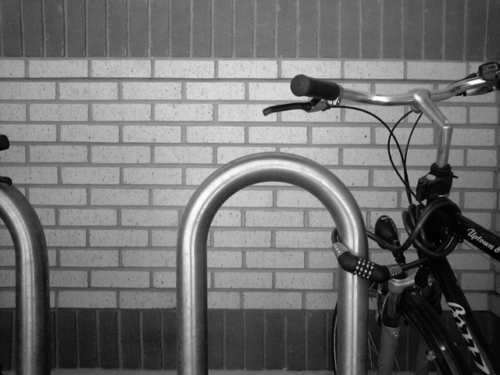
#> input picture images/bikesgray.tif, 500 x 375 px
$ jupyter execute --allow-errors Filtering.ipynb   (shell and % lines are left out)
#> lines starting #> are read from the running program, lines starting #| are printed output that depends on the picture
</td>
<h2 style="white-space: nowrap">Image Processing Laboratory Notebooks</h2>
<hr style="clear:both">
<p style="font-size:0.85em; margin:2px; text-align:justify">
This Juypter notebook is part of a series of computer laboratories which are designed
to teach image-processing programming; they are running on the EPFL's Noto server. They are the practical complement of the theoretical lectures of the EPFL's Master course <b>Image Processing I</b>
(<a href="https://moodle.epfl.ch/course/view.php?id=522">MICRO-511</a>) taught by Prof. M. Unser and Prof. D. Van de Ville.
</p>
<p style="font-size:0.85em; margin:2px; text-align:justify">
The project is funded by the Center for Digital Education and the School of Engineering. It is owned by the <a href="http://bigwww.epfl.ch/">Biomedical Imaging Group</a>.
The distribution or the reproduction of the notebook is strictly prohibited without the written consent of the authors.  &copy; EPFL 2020.
</p>
<p style="font-size:0.85em; margin:0px"><b>Authors</b>:
    <a href="mailto:pol.delaguilapla@epfl.ch">Pol del Aguila Pla</a>,
    <a href="mailto:kay.lachler@epfl.ch">Kay Lächler</a>,
    <a href="mailto:alejandro.nogueronaramburu@epfl.ch">Alejandro Noguerón Arámburu</a>, and
    <a href="mailto:daniel.sage@epfl.ch">Daniel Sage</a>.
</p>
<hr style="clear:both">
<h1>Lab 2: Digital filtering</h1>
<div style="background-color:#F0F0F0;padding:4px">
    <p style="margin:4px;"><b>Released</b>: Thursday November 5, 2020</p>
    <p style="margin:4px;"><b>Submission</b>: <span style="color:red">Friday November 13, 2020</span> (before 11:59PM) on <a href="https://moodle.epfl.ch/course/view.php?id=522">Moodle</a></p>
    <p style="margin:4px;"><b>Grade weigth</b>: 10% of the overall grade</p>
    <p style="margin:4px;"><b>Remote help</b>: Monday November 9 and Thursday November 12, 12h00-13h00, on Zoom (see Moodle for link)</p>
    <p style="margin:4px;"><b>Related lectures</b>: Chapter 3</p>
</div>

### Student Name: Théophane Mayaud
### SCIPER: 272975

Double-click on this cell and fill your name and SCIPER number. Then, run the cell below to verify your identity in Noto and set the seed for random results.

[cell 1]
import getpass
# This line recovers your camipro number to mark the images with your ID
uid = int(getpass.getuser().split('-')[2]) if len(getpass.getuser().split('-')) > 2 else ord(getpass.getuser()[0])
print(f'SCIPER: {uid}')

### <a name="imports_"></a> Imports
In the next cell we import the Python libraries that we will use throughout the lab, as well as the `IPLabViewer()` class for interactive image visualization based on the `ipywidgets` library:
* [`matplotlib.pyplot`](https://matplotlib.org), to display images
* [`ipywidgets`](https://ipywidgets.readthedocs.io/en/latest/), to make the image display interactive
* [`numpy`](https://numpy.org/doc/stable/reference/index.html), for mathematical operations on arrays
* [`openCV` (cv2)](https://docs.opencv.org/2.4/index.html), for image-processing tasks
* [`scipy.ndimage`](https://docs.scipy.org/doc/scipy/reference/ndimage.html), Scipy's specific module for multidimensional image processing
* [`scikit-image` (skimage)](https://scikit-image.org/docs/stable/api/api.html), also for image-processing tasks

We will then load the `IPLabViewer` class (either see the complete documentation [here](https://github.com/Biomedical-Imaging-Group/IPLabImageViewer/wiki/Python-IPLabViewer()-Class), run the Python command `help(viewer)` after loading the class, or refer to [Lab 0: Introduction](./Introductory.ipynb)).

Finally, we load the images you will use in the exercise to test your algorithms.

[cell 2]
# Configure plotting as dynamic

# Import standard required packages for this exercise
import matplotlib.pyplot as plt
import numpy as np
import cv2 as cv
import scipy.ndimage as ndi
import ipywidgets as widgets
import skimage
from skimage import filters
from skimage import io

# Import IPLabViewer() Class
from lib.iplabs import IPLabViewer as viewer

# Load images to be used in this exercise
bikesgray = plt.imread('images/bikesgray.tif')
#> bikesgray is the input picture: shape (375, 500); min 1, max 255, mean 112.2
#> (the rest of this cell did not finish here and is left out)

#> (a cell that did not finish here is left out)

# <a name="filtering_lab"></a> Digital filtering (15 Points)

In this lab you will review the basics of digital image filtering. You will review topics such as separable filters, non-separable filters, filter design, and convolution. Finally, you will program a spot detector using digital filtering techniques.

## <a class="anchor"></a> Index
1. [Edge detection](#-1.-Edge-detection-(3-points))
    1. [Non-separable version](#-1.A.-Non-separable-version-(1-point)) (**1 point**)
    2. [Separable version](#-1.B.-Separable-version-(2-points)) (**2 points**)
    3. [Comparison: Separable vs Non-separable](#-1.C.-Comparison:-Separable-vs-Non-separable)
    4. [Edge detection in Python](#-1.D.-Edge-detection-in-Python)
2. [Implementation and classification of digital filters](#-2.-Implementation-and-classification-of-digital-filters-(3-points)) (**3 points**)
    1. [Mask A](#-2.A.-Mask-A)
    2. [Mask B](#-2.B.-Mask-B)
    3. [Mask C](#-2.C.-Mask-C)
    4. [Mask D](#-2.D.-Mask-D)
    5. [Mask E](#-2.E.-Mask-E)
    6. [Mask F](#-2.F.-Mask-F)
3. [Gaussian filter](#-3.-Gaussian-filter-(4-points))
    1. [Implementation of a 2D Gaussian filter](#-3.A.-Implementation-of-a-2D-Gaussian-filter-(4-points)) (**4 points**)
    2. [Gaussian filter in Python](#-3.B.-Gaussian-filter-in-Python)
4. [Application: Spot detector](#-4.-Application:-Spot-detector-(5-points))
    1. [Difference of Gaussians](#-4.A.-Difference-of-Gaussians-(2-points)) (**2 points**)
    2. [Local maxima](#-4.B.-Local-maxima-(1-point)) (**1 point**)
    3. [Spot detector](#-4.C.-Spot-detector-(2-points)) (**2 points**)

In particular, you will:
* Fully understand the implementation of a digital filter (Sections 1 and 2);
* Learn how to implement filters using different image-processing libraries in Python (Sections 1 and 2);
* Implement a method `gaussian()` for separable Gaussian filtering (Section 3); and
* Develop a practical application of filtering (Section 4).

The goal is for you to fully understand the filtering algorithm at a pixel-by-pixel level (implementing it in JavaScript), and at the same time to learn the standard tools to use filtering in professional image-processing libraries in Python.

<div class=" alert alert-danger">

<b>Important:</b> Each cell that contains code begins with `%use sos` or `%use javascript`. This indicates if the code in this specific cell should be written in Python or JavaScript. Do not change or remove any lines of code that begin with an %. They are used for the notebook to run smoothly with <code>SoS</code> and need to be on the first line of each cell!
</div>

Good luck and enjoy!

### Visualize images
Get familiar now with the images you are going to be using.

Remember that to use the `IPLabViewer` class, you only need to call it with an image (make sure that the image is a `numpy.ndarray`, or a list of such arrays). From there, you can click the button `Show Widgets` and change the plotting range, visualize the histogram, get the statistics, etc.

#> (a cell that did not finish here is left out)

# <a class="anchor"></a> 1. Edge detection (3 points)
[Back to index](#-Index)

As you might remember from the course, edge detection algorithms try to outline steep intesity differences between neighbouring pixels. A common vertical edge detector (detecting changes in the $x$ direction) is the filter represented by the impulse response

$$h[m,n] = \begin{bmatrix} -1 & 0 & 1 \\ -2 & \boxed{0} & 2 \\ -1 & 0 & 1 \end{bmatrix}\,.$$

If pixels neighbouring a given pixel position all have a similar value, the output at that pixel will have a value close to zero after applying the mask. On the other hand, if there is a big difference in the values of the left and right columns, this likely indicates some kind of vertical edge and consequently the output at that location will have either a highly positive or highly negative intensity.

## <a class="anchor"></a> 1.A. Non-separable version (1 point)
[Back to index](#-Index)

In the next cell we provide the method `filterNonSeparable()`. **This function is supposed to perform a convolution** on two input images `img` and `mask`. However, whoever implemented the function (*it certainly wasn't us*) had not heard about the difference between a correlation and a convolution. Long story short, the function does not provide the correct result. **For 1 point**, find the mistake and correct it in the cell below.

<div class="alert alert-info">

**Hint:** The two-dimensional convolution between two images `h` and `f` is given by
$$(h \ast f)[x,y] = \sum_{m \in \mathbb{Z}}\sum_{n \in \mathbb{Z}}f[m,n]h[x-m,y-n]$$
</div>

#> (a cell that did not finish here is left out)

Run the next cell to perform a sanity check (convolution of the mask with an impulse image).

#> (a cell that did not finish here is left out)

### Applying the function

Run the next cell to apply the `filterNonSeparable` function with the mask given above to the images `bikesgray`, `camera` and `spots`.

#> (a cell that did not finish here is left out)

### Visualize the results
We will use the `IPLabViewer` to take a look at the results of the edge detection. Run the next cell to visualize the results and use the `Next` / `Prev` buttons to cycle through the images.

#> (a cell that did not finish here is left out)

## <a class="anchor"></a> 1.B. Separable version (2 points)
[Back to index](#-Index)

In this subsection, you are going to modify the function `filterSeparable()` we provide to implement the separable version of the filter. This function is based on the method `filter1D()` (also declared in the next cell), which takes as input a row/column of the image and a 1D mask and performs a 1D convolution. Recall that separable filters are divided into two 1D masks (`mx` and `my` in the code below).

In the next cell, **for 1 point** complete the method `filterSeparable()` by implementing the column filtering. The row filtering is provided and can be used as a reference.

<div class="alert alert-info">

**Note:** `img.getRow(y)` extracts the $y^{\text{th}}$ row from `img` while `output.putRow(y, new_row)` inserts `new_row` into the $y^{\text{th}}$ row of `output`. Similarly you can use `.getColumn(x)` and `.putColumn(x, new_column)` to extract and insert columns from/to `Image` objects.
</div>
<div class="alert alert-info">

**Hint:** If you don't remember how a separable filter works, review the theory in your course notes.
</div>

#> (a cell that did not finish here is left out)

### 1D masks

In the cell below, **for 1 point** change the masks `mask_x` and `mask_y` to the correct 1D masks corresponding to the separable version of the vertical edge detection filter presented [at the beginning of this exercise](#-1.-Edge-detection-(3-points)).

#> (a cell that did not finish here is left out)

#> (a cell that did not finish here is left out)

### Apply the method on the same images.

Run the next cell to apply the method to the same three images we have been using before.

#> (a cell that did not finish here is left out)

Now run the next one to visualize the results.

#> (a cell that did not finish here is left out)

## <a class="anchor"></a> 1.C. Comparison: Separable vs Non-separable
[Back to index](#-Index)

Did you notice any difference between the separable and non-separable versions of the results? Did you expect any difference?

Explore the two histograms, zoom into different areas of the three images, and see if they are truly equal. There are several tests you can do to measure the equality of both implementations. You can even take the difference between the two images and visualize it (`image1 - image2`), or you can use the different methods provided by NumPy to compare arrays (see [numpy.testing.assert_array_equal](https://numpy.org/doc/stable/reference/generated/numpy.testing.assert_array_equal.html) and [numpy.testing.assert_array_almost_equal](https://numpy.org/doc/stable/reference/generated/numpy.testing.assert_array_almost_equal.html)). Use the next blank cell to do any necessary exploration.

#> (a cell that did not finish here is left out)

## <a class="anchor"></a> 1.D. Edge detection in Python
[Back to index](#-Index)

In Python, the two functions `filterNonSeparable` and `filterSeparable` you implemented above are provided by the [`scipy.ndimage`](https://docs.scipy.org/doc/scipy/reference/ndimage.html) library. They are called [`convolve`](https://docs.scipy.org/doc/scipy/reference/generated/scipy.ndimage.convolve.html) and [`convolve1d`](https://docs.scipy.org/doc/scipy/reference/generated/scipy.ndimage.convolve1d.html), respectively. You can look at their documentation by clicking on their names.

**Example:**

To apply a non-separable filter with a 2D mask `mask` to the image `img` we use:
```python
filtered_img = ndi.convolve(img, mask, output=np.int32)
```
To apply a separable filter with two 1D masks `mask_x` and `mask_y` to the image `img` we use:
```python
# filter the columns
filtered_img = ndi.convolve1d(img, mask_y, axis=0, output=np.int32)
# filter the rows
filtered_img = ndi.convolve1d(filtered_img, mask_x, axis=1, output=np.int32)
```

<div class="alert alert-info">

**Note:** We specify `output=np.int32` in the examples because the default type of the result is the same as that of the input image. In the case of `bikesgray` this would imply `np.uint8` (8-bit unsigned integer). However, we know that the gradient can take large positive and negative values, so an [unsigned integer](https://en.wikipedia.org/wiki/Integer_(computer_science)) is not the right type. Because we know that the result will still be an integer because the mask only contains integers, we choose `np.int32` (32-bit signed integers). Reflect on which output type you would need to select to process `spots` by exploring its values and histogram using the viewer at the beginning of the lab. Make sure to re-run it if it does not respond, only one viewer is active at a time!
</div>

Let's compare the Python implementations to the JavaScript implementations to make sure that we get the same result. Run the cell below to compare the different versions and review your previous code if necessary. If you did everything correctly in Sections [1.A.](#-1.A.-Non-separable-version-(1-point)) and [1.B.](#-1.B.-Separable-version-(2-points)), all four images should look exactly the same!

[cell 15]
# Define the 2D mask
mask = np.array([[-1, 0, 1],[-2, 0, 2],[-1, 0, 1]])
# Apply non-separable Filter
vedge_ndi = ndi.convolve(bikesgray, mask, output=np.int32)
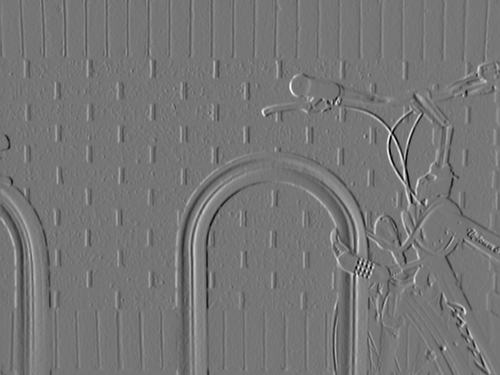
#> vedge_ndi: shape (375, 500) int32; min -583, max 671, mean 0.5; drawn with min black and max white
# Apply separable Filter - we use mask_x and mask_y you defined in the exercise before
# filter the columns
#> (the rest of this cell did not finish here and is left out)

# <a class="anchor"></a> 2. Implementation and classification of digital filters (3 points)
[Back to index](#-Index)

In this exercise, we will look at 6 different digital filters. Your job, **for 3 points**, is to implement each one of the filters in Python, apply them to an image, and classify their visual effect.

Note that you can define a 2D mask in Python with
```python
np.array([[ 1,  2,  3,  4,  5],
          [ 6,  7,  8,  9, 10],
          [11, 12, 13, 14, 15],
          [16, 17, 18, 19, 20],
          [21, 22, 23, 24, 25]])
```
and define a 1D mask in Python with
```python
np.array([1, 2, 3, 4, 5])
```

<div class="alert alert-danger">

**Important:** If the 2D mask is separable, implement it as a separable filter using `ndi.convolve1d` with the appropriate 1D masks. Otherwise, use `ndi.convolve`. Review Section [1.D.](#-1.D.-Edge-detection-in-Python) for an example.
</div>

## <a class="anchor"></a> 2.A. Mask A
[Back to index](#-Index)

In the cell below, **for 0.25 points**, implement the function `filter_A`, which convolves the input image with the filter

$$A =
\begin{bmatrix}
    0 & 0 & 1 & 0 & 0 \\
    0 & 1 & 2 & 1 & 0 \\
    1 & 2 & -16 & 2 & 1 \\
    0 & 1 & 2 & 1 & 0 \\
    0 & 0 & 1 & 0 & 0 \\
\end{bmatrix}\,.$$

Remember to check if the filter is separable, and in that case, implement it in that way.

[cell 16]

# Function that filters img with the mask A
def filter_A(img):
    output = img.copy()

    # Filter the image with mask A

    # YOUR CODE HERE
    # As the filter is non seperable (it has 0 et non 0 on the same columns and lines)
    # We apply non-separable Filter
    mask_a = np.array([[0,0,1,0,0],
                  [0,1,2,1,0],
                  [1,2,-16,2,1],
                  [0,1,2,1,0],
                  [0,0,1,0,0]])
    output = ndi.convolve(output, mask_a, output=np.int32)
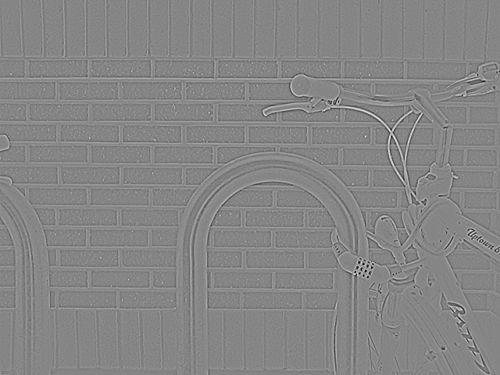
#> output: shape (375, 500) int32; min -1497, max 1356, mean 0; drawn with min black and max white

    return output

Run the next cell to visualize the result of applying `filter_A` to the image `bikesgray`.

[cell 17]
# Apply the function
bikesgray_A = filter_A(bikesgray)
# Visualize the result
plt.close('all')
#> (the rest of this cell did not finish here and is left out)

**For 0.25 points** answer the following question:<br>
Which of the following keywords best describes the visual effect of this filter?

1. isotropic blurring, or
2. vertical blurring, or
3. horizontal blurring, or
4. diagonal blurring, or
5. sharpening, or
6. vertical edge detection, or
7. horizontal edge detection, or
8. diagonal edge detection, or
9. Laplacian: a second order derivative to find edges (maxima and minima), or
10. it has not effect.

[cell 18]
# Assign your answer to this variable
answer = 9
# YOUR CODE HERE

[cell 19]
# Sanity check
assert answer in list(range(1,11)), 'Answer one of 1, 2, 3, 4, 5, 6, 7, 8, 9 or 10'

## <a class="anchor"></a> 2.B. Mask B
[Back to index](#-Index)

In the cell below, **for 0.25 points**, implement the function `filter_B`, which convolves the input image with the filter

$$B =
\begin{bmatrix}
    0 & 1 & 2 & 1 & 0 \\
    1 & 2 & 4 & 2 & 1 \\
    2 & 4 & 8 & 4 & 2 \\
    1 & 2 & 4 & 2 & 1 \\
    0 & 1 & 2 & 1 & 0 \\
\end{bmatrix}\,.$$

Remember to check if the filter is separable, and in that case, implement it in that way.

[cell 20]

# Function that filters img with the mask B
def filter_B(img):
    output = img.copy()

    # Filter the image with mask B

    # YOUR CODE HERE
    # As this is also non separable because of the 0 and non 0 in both line and column, we implement the non separable
    mask_b = np.array([[0,1,2,1,0],
                  [1,2,3,2,1],
                  [2,4,8,4,2],
                  [1,2,3,2,1],
                  [0,1,2,1,0]])
    output = ndi.convolve(output, mask_b, output=np.int32)

    return output

Run the next cell to visualize the result of applying `filter_B` to the image `bikesgray`.

[cell 21]
# Apply the function
bikesgray_B = filter_B(bikesgray)
# Visualize the result
plt.close('all')
#> (the rest of this cell did not finish here and is left out)

**For 0.25 points** answer the following question:<br>
Which of the following keywords best describes the visual effect of this filter?

1. isotropic blurring, or
2. vertical blurring, or
3. horizontal blurring, or
4. diagonal blurring, or
5. sharpening, or
6. vertical edge detection, or
7. horizontal edge detection, or
8. diagonal edge detection, or
9. Laplacian: a second order derivative to find edges (maxima and minima), or
10. it has not effect.

[cell 22]
# Assign your answer to this variable
answer = 1
# YOUR CODE HERE

[cell 23]
# Sanity check
assert answer in list(range(1,11)), 'Answer one of 1, 2, 3, 4, 5, 6, 7, 8, 9 or 10'

## <a class="anchor"></a> 2.C. Mask C
[Back to index](#-Index)

In the cell below, **for 0.25 points**, implement the function `filter_C`, which convolves the input image with the filter

$$C =
\begin{bmatrix}
    -1 & -1 & -1 & -1 & -1 \\
    -2 & -2 & -2 & -2 & -2 \\
    0 & 0 & 0 & 0 & 0 \\
    2 & 2 & 2 & 2 & 2 \\
    1 & 1 & 1 & 1 & 1
\end{bmatrix}\,.$$

Remember to check if the filter is separable, and in that case, implement it in that way.

[cell 24]

# Function that filters img with the mask C
def filter_C(img):
    output = img.copy()

    # Filter the image with mask C

    # YOUR CODE HERE
    # Well this one is separable so we have the separable method
    mask_x = np.array([1,1,1,1,1])
    mask_y = np.array([-1, -2, 0, 2, 1])

    # Apply separable Filter - we use mask_x and mask_y you defined in the exercise before
    # filter the columns
    output = ndi.convolve1d(output, mask_y, axis=0, output=np.int32)
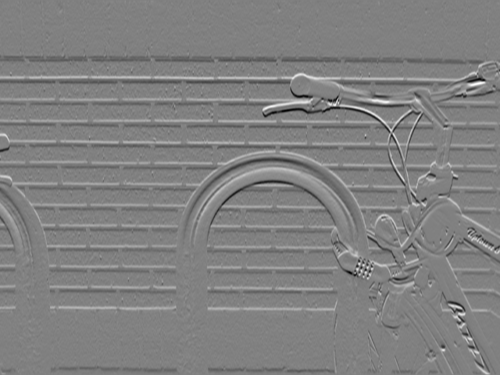
#> output: shape (375, 500) int32; min -550, max 540, mean 0.6; drawn with min black and max white
    # filter the rows
    output = ndi.convolve1d(output, mask_x, axis=1, output=np.int32)
#> (the rest of the program and of its run is left out)
